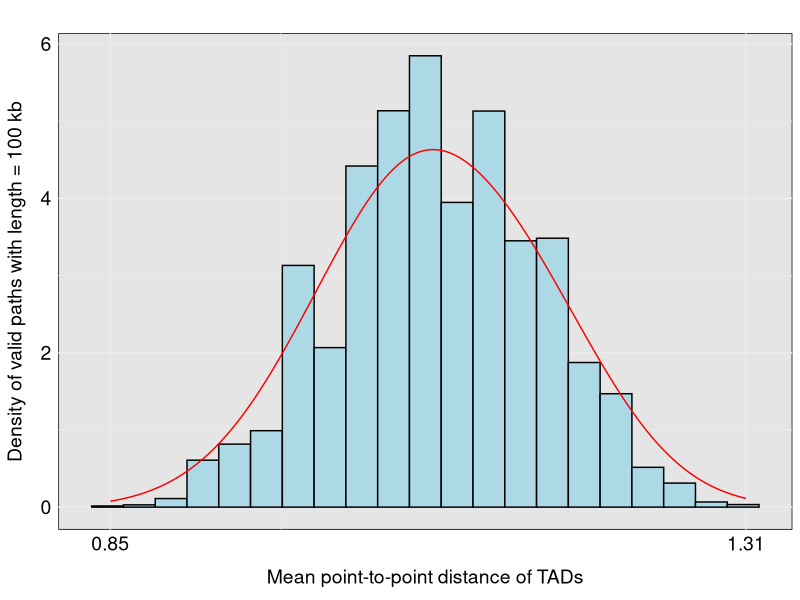

Write R code to recreate this figure.
library("ggplot2")
# Define the sequence of values
values <- c(1.780330085889911, 1.836516303737808, 1.8365163037378083, 1.853553390593274, 1.8927025215857052, 1.8927025215857054, 1.9085777065554923, 1.9085777065554925, 1.9097396084411713, 1.9244528915252794, 1.9256147934109582, 1.9256147934109584, 1.926776695296637, 1.9488887394336025, 1.9647639244033894, 1.9647639244033896, 1.9647639244033899, 1.9659258262890682, 1.9659258262890684, 1.9659258262890686, 1.9806391093731768, 1.980639109373177, 1.9818010112588553, 1.9818010112588555, 1.982962913144534, 1.9829629131445343, 1.9976761962286425, 1.9976761962286427, 1.997676196228643, 1.9988380981143212, 1.9988380981143214, 2.0, 2.0050749572815, 2.0221120441369655, 2.0379872291067525, 2.037987229106753, 2.0391491309924312, 2.0391491309924317, 2.05386241407654, 2.0538624140765402, 2.0550243159622186, 2.0561862178478973, 2.061261175129397, 2.0708995009320055, 2.070899500932006, 2.0720614028176843, 2.0720614028176847, 2.078298261984863, 2.09417344695465, 2.0941734469546502, 2.0953353488403286, 2.095335348840329, 2.110048631924437, 2.1112105338101155, 2.111210533810116, 2.1123724356957947, 2.127085718779903, 2.1270857187799033, 2.1282476206655816, 2.128247620665582, 2.1344844798327602, 2.14296090374969, 2.1441228056353685, 2.144122805635369, 2.1452847075210473, 2.150359664802547, 2.1503596648025476, 2.151521566688226, 2.167396751658013, 2.1673967516580133, 2.1685586535436916, 2.168558653543692, 2.1832719366278, 2.1832719366278006, 2.184433838513479, 2.1906706976806576, 2.199147121597587, 2.1991471215975875, 2.200309023483266, 2.2003090234832663, 2.2014709253689446, 2.2077077845361233, 2.216184208453053, 2.217346110338732, 2.22358296950591, 2.2235829695059106, 2.224744871391589, 2.2247448713915894, 2.2394581544756975, 2.240620056361376, 2.2406200563613763, 2.256495241331163, 2.2564952413311636, 2.257657143216842, 2.2638940023840206, 2.27237042630095, 2.2723704263009505, 2.273532328186629, 2.2735323281866293, 2.2797691873538075, 2.279769187353808, 2.2809310892394863, 2.289407513156416, 2.2894075131564167, 2.290569415042095, 2.296806274209273, 2.2968062742092736, 2.3126814591790605, 2.312681459179061, 2.313843361064739, 2.3138433610647393, 2.320080220231918, 2.3285566441488474, 2.328556644148848, 2.329718546034526, 2.3297185460345267, 2.3371173070873836, 2.345593731004313, 2.3455937310043136, 2.345593731004314, 2.346755632889992, 2.3467556328899923, 2.3529924920571705, 2.352992492057171, 2.361468915974101, 2.3626308178597792, 2.368867677026958, 2.370029578912636, 2.3700295789126367, 2.385904763882423, 2.3859047638824236, 2.385904763882424, 2.393303524935281, 2.4017799488522105, 2.401779948852211, 2.4029418507378892, 2.4029418507378897, 2.409178709905068, 2.4091787099050683, 2.417655133821998, 2.4188170357076766, 2.4262157967605336, 2.426215796760534, 2.434692220677464, 2.4420909817303205, 2.442090981730321, 2.4494897427831783, 2.457966166700108, 2.4579661667001083, 2.4591280685857866, 2.459128068585787, 2.475003253555574, 2.482402014608431, 2.4824020146084314, 2.498277199578218, 2.4982771995782183, 2.5153142864336835, 2.515314286433684, 2.5153142864336844, 2.531189471403471, 2.5311894714034713, 2.5385882324563283, 2.5385882324563287, 2.547064656373258, 2.571500504281581, 2.5715005042815813, 2.6276867221294786, 1.7071067811865477, 1.7632929990344448, 1.779168184004232, 1.7791681840042322, 1.7803300858899107, 1.8194792168823422, 1.835354401852129, 1.8353544018521293, 1.8353544018521295, 1.8365163037378078, 1.8512295868219164, 1.8512295868219166, 1.8523914887075952, 1.8535533905932737, 1.8756654347302395, 1.908577706555492, 1.9097396084411709, 1.909739608441171, 1.9244528915252797, 1.9318516525781368, 2.0209501422512868, 2.020950142251287, 2.0697375990463267, 2.069737599046327, 2.1429609037496897, 2.1844338385134785, 2.2882456112707374, 2.3614689159741005)

# Define the repetition counts
reps <- c(48, 112, 40, 200, 432, 72, 248, 336, 256, 208, 552, 144, 224, 624, 200, 72, 344, 368, 72, 144, 976, 224, 320, 1056, 168, 288, 96, 1440, 72, 344, 304, 264, 824, 832, 936, 1160, 304, 272, 2016, 48, 1488, 336, 424, 872, 672, 240, 248, 960, 904, 808, 552, 120, 1944, 520, 2184, 336, 2664, 432, 1104, 208, 1008, 1632, 680, 656, 144, 384, 296, 896, 920, 1472, 192, 192, 3576, 72, 1384, 624, 320, 736, 1792, 736, 240, 704, 832, 344, 864, 888, 384, 48, 2096, 208, 968, 3320, 216, 336, 728, 400, 1984, 312, 496, 552, 320, 480, 240, 24, 24, 568, 704, 2760, 72, 72, 456, 592, 400, 672, 1056, 320, 432, 88, 904, 24, 48, 48, 760, 512, 48, 48, 1640, 168, 312, 40, 1512, 48, 432, 280, 920, 144, 96, 424, 144, 480, 192, 192, 192, 48, 64, 1048, 360, 192, 256, 120, 24, 240, 240, 144, 24, 464, 24, 144, 24, 48, 48, 144, 48, 192, 24, 120, 72, 32, 64, 64, 64, 64, 160, 32, 32, 64, 160, 160, 160, 128, 64, 192, 32, 96, 96, 256, 128, 64, 64, 128, 384, 64, 48,576, 32)

# Create the vector by repeating values according to reps
Dist_merge_2cubes_4Y_X <- rep(values, times = reps)

      
Dist_merge_2cubes_4Y_X<-lapply(Dist_merge_2cubes_4Y_X,"*", 0.5)
Dist_merge_2cubes_4Y_X<-as.numeric(Dist_merge_2cubes_4Y_X)

standard_deviation <- sd(Dist_merge_2cubes_4Y_X)

# Create a data frame
# Create a data frame
data <- data.frame(values = Dist_merge_2cubes_4Y_X)

# Create a histogram and density plot to visualize the distribution of mean point-to-point distances of TADs,
# with a specified bandwidth for the density plot and customized axis labels and font styles.

# bandwidth parameter controls the smoothness of the curve or line and affects how closely it fits the data
#points. A higher bandwidth results in a smoother curve, while a lower bandwidth leads to a more jagged representation 
#that closely follows the data points.

plot <- ggplot(data, aes(x = values)) +
  geom_histogram(aes(y = ..density..), bins = 21, fill = "lightblue", color = "black") +
  geom_density(color = "red", bw = 0.04) +  # Adjust the bandwidth value (e.g., 0.1)
  labs(x= expression(paste("Mean point-to-point distance of TADs")) 
       , y = "Density of valid paths with length = 100 kb") +
  ggtitle("") +
  theme_minimal()+
  theme(panel.background = element_rect(fill = "gray90"),
axis.text = element_text(size = 14, color = "black"),  # Change font of x-ticks and y-ticks
axis.title.x = element_text(size = 14, color = "black", margin = margin(t = 10)),  # Change font of x-label
axis.title.y = element_text(size = 14, color = "black", margin = margin(r = 10)))  # Change font of y-label

# Customize the tick labels further if needed
plot <- plot + scale_x_continuous(breaks = c(min(Dist_merge_2cubes_4Y_X), 0.18, 0.2, 0.22, 0.24, 0.25, 0.27, max(Dist_merge_2cubes_4Y_X)), labels = scales::number_format(accuracy = 0.01))
                                  
# Save the plot as a PNG file
ggsave("histogram_plot.png", plot, width = 6, height = 4, dpi = 300)

